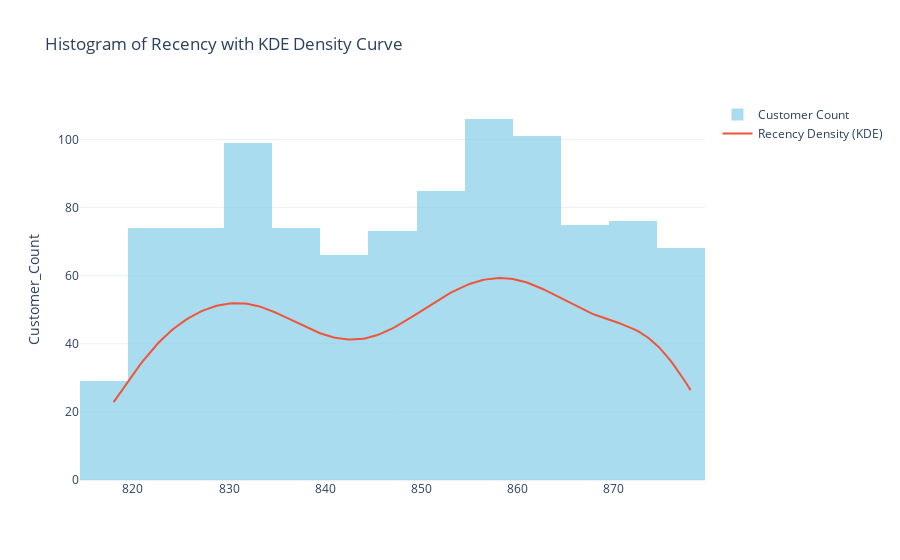

The cell this chart's notebook holds for it:
### Code cell
import numpy as np
from scipy.stats import gaussian_kde
# data
x=df['Recency']
# Caculate KDE
kde=gaussian_kde(x)
x_range=np.linspace(x.min(),x.max(),200)
y_kde=kde(x_range)

#Create Figure
fig=go.Figure()
# Histogram count
# Histogram count
fig.add_trace(go.Histogram(
    x=x,
    nbinsx=20,
    name="Customer Count",
    marker_color='skyblue',
    opacity=0.7
))

#KDE Chart
fig.add_trace(go.Scatter(
    x=x_range,
    y=y_kde*len(x)*((x.max()-x.min())/20),
    name="Recency Density (KDE)",
))
fig.update_layout(
    yaxis=dict(title='Customer_Count'),
    title="Histogram of Recency with KDE Density Curve",
    barmode="overlay"
)

### Figure 1 — Plotly figure (JSON) as saved in the notebook; plotly's stock layout.template omitted (floating-point values rounded to 4 significant figures; data arrays with more than 128 entries replaced by an {"elided": "..."} marker saying what was removed)
{"data": [{"marker": {"color": "skyblue"}, "name": "Customer Count", "nbinsx": 20, "opacity": 0.7, "type": "histogram", "x": {"elided": "1000 int values"}}, {"name": "Recency Density (KDE)", "type": "scatter", "x": {"elided": "200 float values"}, "y": {"elided": "200 float values"}}], "layout": {"barmode": "overlay", "title": {"text": "Histogram of Recency with KDE Density Curve"}, "yaxis": {"title": {"text": "Customer_Count"}}}}
